Frame 1 (no input): blank canvas, image omitted
Frame 60 (the mouse pressed at the canvas centre just before this capture): blank canvas, image omitted
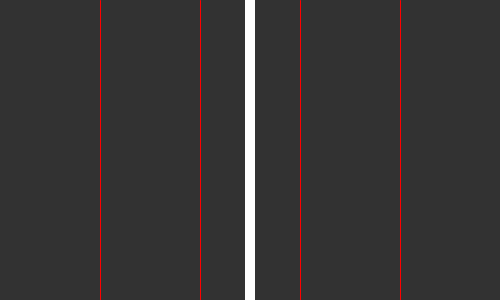
Frame 120 (the mouse held since frame 60 and released just before this capture)

The Processing sketch whose frames 1 and 60 were blank and that drew this single picture after the mouse press (run headless with seeded random() and noise(); from frame 60 on, the mouse is pressed at the canvas centre):

// Processing sketch: sketch_5_2_and_or
// ── sketch_5_2_and_or.pde

void setup() {
  size(500, 300);
}

void draw() {
  background(50);//draw an overall background of gray.
  rectMode(CENTER);//center coordinates for those rectangles that's coming up.

  stroke(255, 0, 0);// gonna draw four red lines next.
  line(100, 0, 100, height);
  line(200, 0, 200, height);
  line(300, 0, 300, height);
  line(400, 0, 400, height);

  //if (mouseX>400) {
  //  noStroke();
  //  rect(450, height/2, 10, height);
  //} else if (mouseX>300) {
  //  noStroke();
  //  rect(350, height/2, 10, height);
  //} else if (mouseX>200) {
  //  noStroke();
  //  rect(250, height/2, 10, height);
  //} else if (mouseX>100) {
  //  noStroke();
  //  rect(150, height/2, 10, height);
  //} else {
  //  noStroke();
  //  rect(50, height/2, 10, height);
  //}

  // to achieve the same results as above with the && conditional statements.
  if ((mouseX>0)&&(mouseX<100)) {
    noStroke();
    rect(50, height/2, 10, height);
  }
  if ((mouseX>100)&&(mouseX<200)) {
    noStroke();
    rect(150, height/2, 10, height);
  }
  if ((mouseX>200)&&(mouseX<300)) {
    noStroke();
    rect(250, height/2, 10, height);
  }
  if ((mouseX>300)&&(mouseX<400)) {
    noStroke();
    rect(350, height/2, 10, height);
  }
  if ((mouseX>400)&&(mouseX<500)) {
    noStroke();
    rect(450, height/2, 10, height);
  }


  //mouseY changes bakcground color to purple.
  if ((mouseY<100) || (mouseY>200)) {
    background(45, 26, 70);
  }
}
